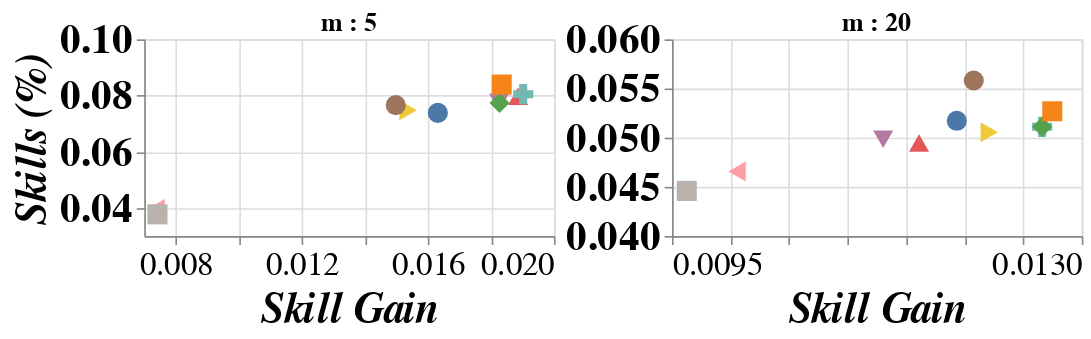

The code cell stored with this chart in its notebook:
### Code cell
#Learners = 1000
chrt[1].configure_title(fontSize=16, offset=-10)
